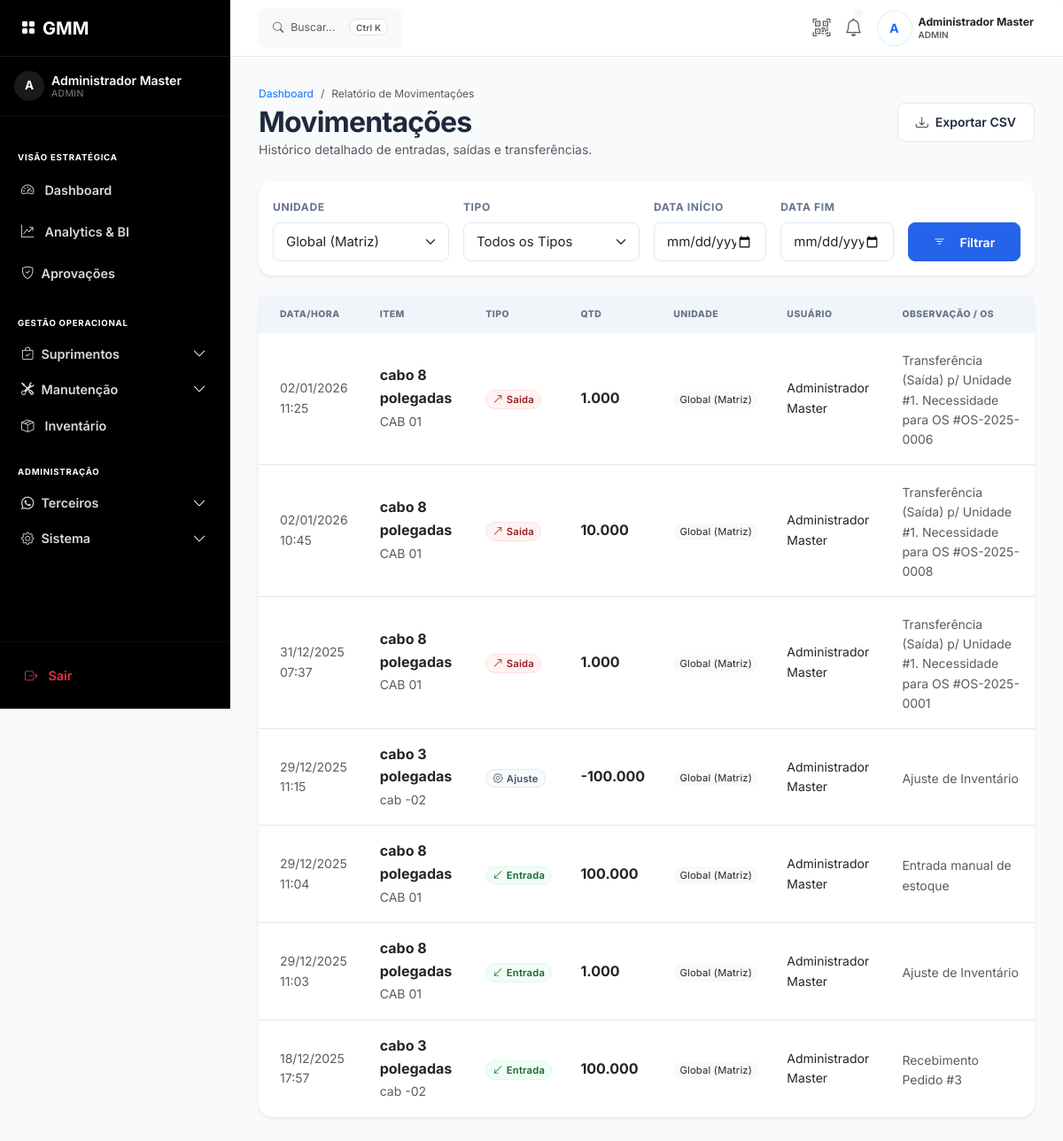
The page /admin/relatorios/movimentacoes?unidade_id=3 (signed in) on the database as committed earlier.
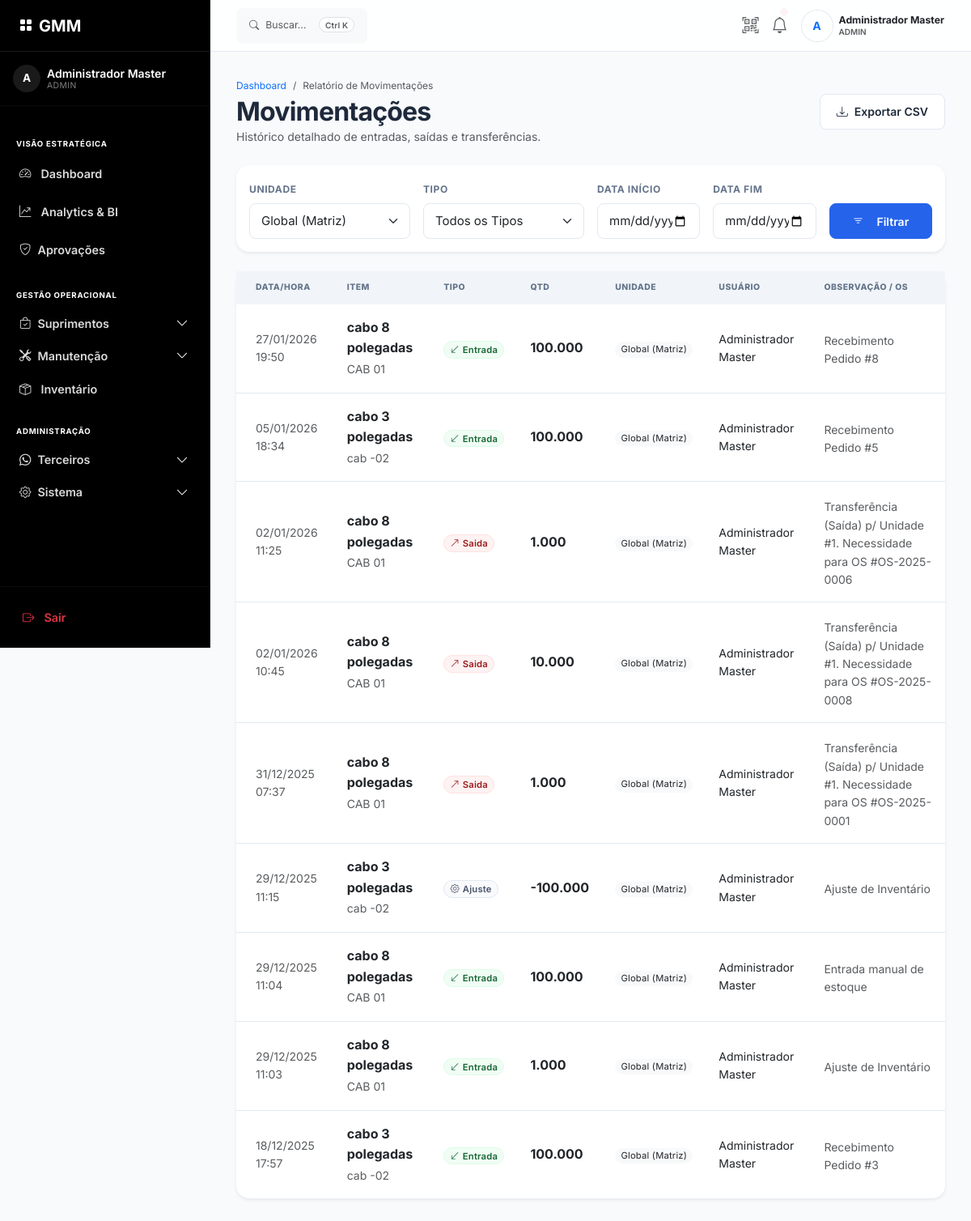
The same page on the database as committed later.
### app/models/estoque_models.py (models this page shows)
class MovimentacaoEstoque(db.Model):
    __tablename__ = 'movimentacoes_estoque'
    id = db.Column(db.Integer, primary_key=True)
    os_id = db.Column(db.Integer, db.ForeignKey('ordens_servico.id'), nullable=True)
    estoque_id = db.Column(db.Integer, db.ForeignKey('estoque.id'), nullable=False)
    usuario_id = db.Column(db.Integer, db.ForeignKey('usuarios.id'), nullable=False)
    unidade_id = db.Column(db.Integer, db.ForeignKey('unidades.id'), nullable=True)
    tipo_movimentacao = db.Column(db.String(20), nullable=False)
    quantidade = db.Column(db.Numeric(10, 3), nullable=False)
    observacao = db.Column(db.String(255), nullable=True)
    data_movimentacao = db.Column(db.DateTime, default=datetime.utcnow)
    estoque = db.relationship('Estoque', backref='historico')
    usuario = db.relationship('Usuario')
    unidade = db.relationship('Unidade')

class Estoque(db.Model):
    __tablename__ = 'estoque'
    id = db.Column(db.Integer, primary_key=True)
    codigo = db.Column(db.String(20), unique=True, nullable=False)
    nome = db.Column(db.String(150), nullable=False)
    categoria_id = db.Column(db.Integer, db.ForeignKey('categorias_estoque.id'))
    unidade_medida = db.Column(db.String(5), nullable=False)
    quantidade_atual = db.Column(db.Numeric(10, 3), nullable=False, default=0)
    quantidade_minima = db.Column(db.Numeric(10, 3), nullable=False, default=5)
    valor_unitario = db.Column(db.Numeric(10, 2), nullable=True)
    localizacao = db.Column(db.String(100), nullable=True)
    unidade_id = db.Column(db.Integer, db.ForeignKey('unidades.id'), nullable=True)
    updated_at = db.Column(db.DateTime, default=datetime.utcnow, onupdate=datetime.utcnow)
    categoria = db.relationship('CategoriaEstoque', backref='itens')
    unidade = db.relationship('Unidade', backref='estoque_itens')

### app/models/models.py (models this page shows, shortened)
class Unidade(db.Model):
    __tablename__ = 'unidades'
    id = db.Column(db.Integer, primary_key=True)
    nome = db.Column(db.String(100), unique=True, nullable=False)
    endereco = db.Column(db.String(255), nullable=True)
    razao_social = db.Column(db.String(150), nullable=True)
    cnpj = db.Column(db.String(20), nullable=True)
    telefone = db.Column(db.String(20), nullable=True)
    faixa_ip_permitida = db.Column(db.String(255), nullable=False)
    ssid_wifi = db.Column(db.String(50), nullable=True) # [Novo PRD 3.1.1]
    ativa = db.Column(db.Boolean, default=True)
    created_at = db.Column(db.DateTime, default=datetime.utcnow)
    registros = db.relationship('RegistroPonto', backref='unidade', lazy=True)

class Usuario(UserMixin, db.Model):
    __tablename__ = 'usuarios'
    id = db.Column(db.Integer, primary_key=True)
    nome = db.Column(db.String(100), nullable=False)
    username = db.Column(db.String(50), unique=True, nullable=False)
    telefone = db.Column(db.String(20), nullable=True)
    email = db.Column(db.String(120), unique=True, nullable=True)
    senha_hash = db.Column(db.String(255), nullable=False)
    tipo = db.Column(db.String(20), nullable=False)
    foto_perfil = db.Column(db.String(255), nullable=True) # [Novo PRD 3.1.1]
    unidade_padrao_id = db.Column(db.Integer, db.ForeignKey('unidades.id'), nullable=True)
    unidade_padrao = db.relationship('Unidade', foreign_keys=[unidade_padrao_id])
    ativo = db.Column(db.Boolean, default=True)
    ultimo_acesso = db.Column(db.DateTime, nullable=True)
    created_at = db.Column(db.DateTime, default=datetime.utcnow)
    registros = db.relationship('RegistroPonto', backref='usuario', lazy=True)

### app/routes/admin.py (the view)
@bp.route('/relatorios/movimentacoes', methods=['GET'])
@login_required
def relatorio_movimentacoes():
    if current_user.tipo not in ['admin', 'gerente']:
        abort(403)
    unidade_id = request.args.get('unidade_id', type=int)
    data_inicio = request.args.get('data_inicio')
    data_fim = request.args.get('data_fim')
    tipo = request.args.get('tipo')
    query = MovimentacaoEstoque.query.join(Estoque)
    if unidade_id:
        query = query.filter(MovimentacaoEstoque.unidade_id == unidade_id)
    if data_inicio:
        query = query.filter(MovimentacaoEstoque.data_movimentacao >= datetime.strptime(data_inicio, '%Y-%m-%d'))
    if data_fim:
        fim = datetime.strptime(data_fim, '%Y-%m-%d').replace(hour=23, minute=59, second=59)
        query = query.filter(MovimentacaoEstoque.data_movimentacao <= fim)
    if tipo:
        query = query.filter(MovimentacaoEstoque.tipo_movimentacao == tipo)
    movimentacoes = query.order_by(MovimentacaoEstoque.data_movimentacao.desc()).all()
    unidades = Unidade.query.filter_by(ativa=True).all()
    return render_template('admin/relatorio_movimentacoes.html',
                         movimentacoes=movimentacoes,
                         unidades=unidades,
                         filters=request.args)

### app/routes/admin.py (called while the page is built, shortened)
@bp.before_request
def restrict_to_admin():
    if request.endpoint == 'admin.buscar_fornecedores_peca':
        return
    if current_user.is_authenticated and current_user.tipo == 'comprador':
        if request.endpoint in ['admin.compras_painel', 'admin.aprovar_pedido', 'admin.rejeitar_pedido', 'admin.receber_pedido', 'admin.registrar_item_compra', 'admin.transferencias_painel', 'admin.aprovar_transferencia', 'admin.rejeitar_transferencia']:
            return
    if not current_user.is_authenticated or current_user.tipo not in ['admin']:
        abort(403)

### app/templates/admin/relatorio_movimentacoes.html (shortened to what the changed rows need)
{% extends "base.html" %}
{% block content %}
<div class="mb-4 d-flex flex-column flex-md-row justify-content-between align-items-md-center gap-3">
    <div>
        <h2 class="mb-0 fw-bold">Movimentações</h2>
    </div>
</div>
<div class="card border-0 shadow-sm">
    <div class="card-body p-0">
        <div class="table-responsive">
            <table class="table table-hover align-middle mb-0">
                <thead class="bg-light">
                    <tr>
                        <th class="ps-4">Data/Hora</th>
                        <th>Item</th>
                        <th>Tipo</th>
                        <th>Qtd</th>
                        <th>Unidade</th>
                        <th>Usuário</th>
                        <th>Observação / OS</th>
                    </tr>
                </thead>
                <tbody>
                    {% for m in movimentacoes %}
                    <tr>
                        <td class="ps-4 text-muted small">
                            {{ m.data_movimentacao.strftime('%d/%m/%Y %H:%M') }}
                        </td>
                        <td>
                            <div class="fw-bold text-dark">{{ m.estoque.nome }}</div>
                            <small class="text-muted">{{ m.estoque.codigo }}</small>
                        </td>
                        <td>
                            {% if m.tipo_movimentacao == 'entrada' or m.tipo_movimentacao == 'transferencia_entrada' %}
                            <span class="badge bg-success bg-opacity-10 text-success">
                                <i class="bi bi-arrow-down-left me-1"></i>{{ m.tipo_movimentacao|capitalize }}
                            </span>
                            {% elif m.tipo_movimentacao == 'saida' or m.tipo_movimentacao == 'transferencia_saida' %}
                            <span class="badge bg-danger bg-opacity-10 text-danger">
                                <i class="bi bi-arrow-up-right me-1"></i>{{ m.tipo_movimentacao|capitalize }}
                            </span>
                            {% else %}
                            <span class="badge bg-secondary bg-opacity-10 text-secondary">
                                <i class="bi bi-gear me-1"></i>{{ m.tipo_movimentacao|capitalize }}
                            </span>
                            {% endif %}
                        </td>
                        <td class="fw-bold">
                            {{ "{:g}".format(m.quantidade) }}
                        </td>
                        <td>
                            <span class="badge bg-light text-dark fw-normal">{{ m.unidade.nome if m.unidade else '-'
                                }}</span>
                        </td>
                        <td>
                            <div class="small">{{ m.usuario.nome }}</div>
                        </td>
                        <td>
                            <div class="small text-muted mt-1">{{ m.observacao or '-' }}</div>
                        </td>
                    </tr>
                    {% endfor %}
                </tbody>
            </table>
        </div>
    </div>
</div>
{% endblock %}

Rows that differ between the two databases and show on the page:
added MovimentacaoEstoque: data_movimentacao "27/01/2026 19:50", estoque.nome "cabo 8 polegadas", estoque.codigo "CAB 01", tipo_movimentacao "Entrada", quantidade "100.000", unidade "Global (Matriz)", usuario.nome "Administrador Master", observacao "Recebimento Pedido #8"
added MovimentacaoEstoque: data_movimentacao "05/01/2026 18:34", estoque.nome "cabo 3 polegadas", estoque.codigo "cab -02", tipo_movimentacao "Entrada", quantidade "100.000", unidade "Global (Matriz)", usuario.nome "Administrador Master", observacao "Recebimento Pedido #5"
